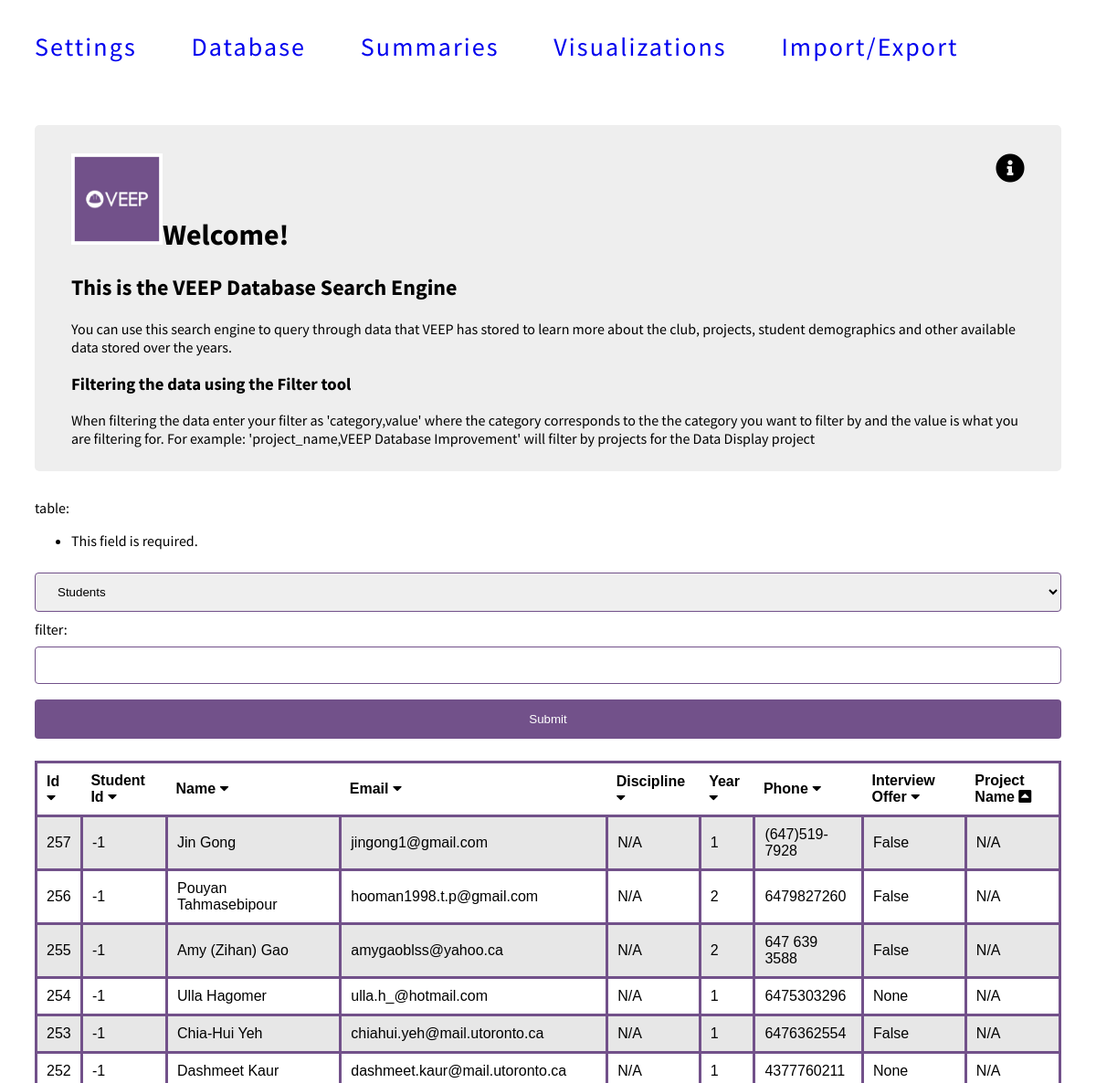
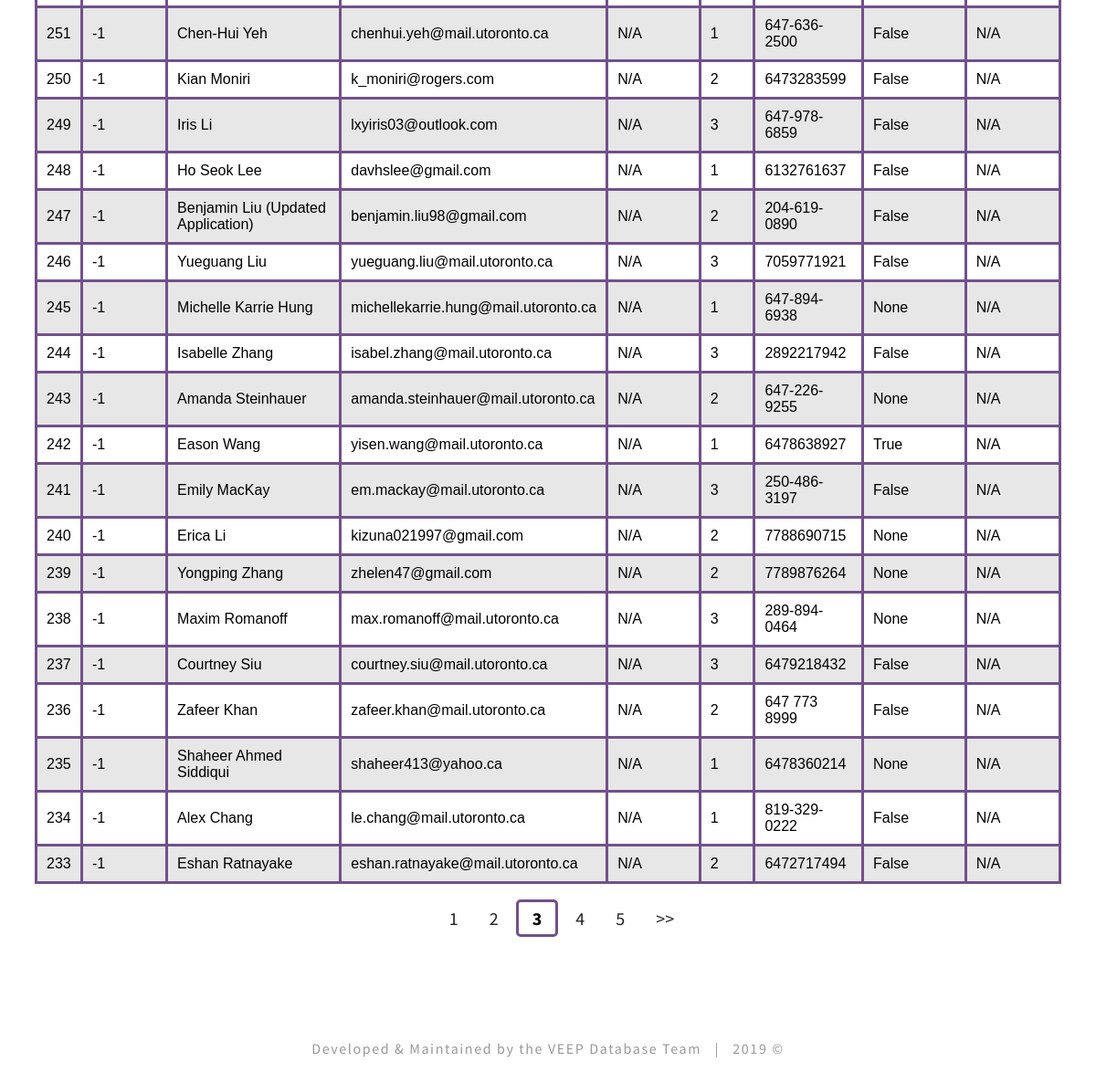
Page /data_display/?page=3 on the committed database (2 pictures, top to bottom).
### data_display/models.py (models this page shows, shortened)
class Students(models.Model):
    student_id = models.IntegerField(default=-1)
    name = models.CharField(max_length=200, default='N/A')
    email = models.CharField(max_length=200, default='N/A')
    discipline = models.CharField(max_length=200, default='N/A')
    year = models.CharField(max_length=200, default='N/A')
    phone = models.CharField(max_length=200, default=-1)
    interview_offer = models.BooleanField(null=True, default=False)
    project_name = models.CharField(max_length=200, default='N/A')

### data_display/views.py (the view)
# urls.py: path('', views.data_display, name="data_display"),
def data_display(request):
    string_display.cache_display_strings(finders.find('string_conversion.json'), app_context)
    sort_by = request.GET.get('sort_by')
    page_number = request.GET.get('page') or 1
    page_number = int(page_number)
    table = request.GET.get('table') or app_context['last_table'] or 'Students'
    if request.method == "GET" and request.GET.get('table'):
        form = QueryTable(request.GET)
        if form.is_valid():
            table = form.cleaned_data['table']
            filter = form.cleaned_data['filter']
            app_context['last_table'] = table
            app_context['last_filter'] = filter
    else:
        use_old_table = {'filter': app_context['last_filter'],
                         'table': app_context['last_table']}
        form = QueryTable(use_old_table)
    if page_number != 1:
        data, table_headers = app_context['last_data'], app_context['last_headers']
    elif sort_by:
        sort_by = toggle_sort(sort_by, app_context)
        data, table_headers = get_objects_by_table_and_sort(table, sort_by)
        app_context['last_data'], app_context['last_headers'] = data, table_headers
    else:
        data, table_headers = get_objects_by_table(table)
        app_context['last_data'], app_context['last_headers'] = data, table_headers
    table_headers = string_display.get_strings_from_cache(table_headers, app_context)
    paginator = Paginator(data, rows_per_page)
    pages = get_pagination_ranges(paginator, page_number)
    subset_data = paginator.page(page_number)
    return render(
        request, 'data_display/database_start_page.html',
        {'data': subset_data, 'table_headers': table_headers, 'pages': pages, 'ui': app_context['ui_obj'], 'form': form}
    )

### data_display/forms.py
class QueryTable(forms.Form):
    table = forms.ChoiceField(label="table",
    choices=[('Students', 'Students'),
             ('Projects', 'Projects'),
             ('Teams', 'Teams'),
             ('Not For Profits', 'Not For Profits')])
    filter = forms.CharField(label="filter", max_length=100, required=False)

### data_display/utils/string_display.py (called while the page is built)
def cache_display_strings(path, context=None):
    with open(path, 'r') as map_file:
        map_obj = json.load(map_file)
    if context:
        context['display_string'] = map_obj

def get_strings_from_cache(string_list, context=None):
    strings_to_update_json = []
    display_strings = []
    for string in string_list:
        column_name = str(string).rsplit('.', 1)[-1]
        if not context or column_name not in context['display_string']:
            strings_to_update_json.append(column_name)
            display_strings.append(strip_and_capitalize(column_name))
        elif context:
            display_strings.append(context['display_string'][column_name])
    if strings_to_update_json:
        path = finders.find('string_conversion.json')
        add_new_string_to_map_file(path, strings_to_update_json)
        cache_display_strings(path, context)
    return display_strings

### data_display/views.py (called while the page is built)
def get_pagination_ranges(paginator, curr_page):
    total_pages = paginator.num_pages
    pages = {'left': [], 'right': [], 'current': curr_page}
    if curr_page - 1 > 1:
        pages['left'] = [curr_page - 2, curr_page - 1]
    if total_pages - curr_page > 1:
        pages['right'] = [curr_page + 1, curr_page + 2]
    return pages

### data_display/templates/data_display/database_start_page.html
{% extends "data_display/base.html" %}
{% block stylesheets %}
{% load staticfiles %}
<link rel="stylesheet" href="{% static 'data_display/style_site.css' %}">
{% endblock stylesheets %}
{% block content %}
<div class="welcome-text">
    <h1 class="floater"><i class="fas fa-info-circle"></i></h1>
    <div>
        <h1><img id="image" src="/media/VEEP_logo.jpg" alt="veep logo" width="100">Welcome!</h1>
        <h2>This is the VEEP Database Search Engine</h2>
        <p> You can use this search engine to query through data that VEEP has stored to
        learn more about the club, projects, student demographics
        and other available data stored over the years.</p>
        <h3>Filtering the data using the Filter tool</h3>
        <p>When filtering the data enter your filter as 'category,value' where the category corresponds to the
        the category you want to filter by and the value is what you are filtering for. For example: 'project_name,VEEP Database Improvement' will filter by projects for the Data Display project </p>
    </div>
</div>
<div>
    <form action= {% url 'data_display' %} method="GET">
        {{ form }}
        <input type = "submit">
    </form>
</div>
<div>
    <table>
        <tr class="col-headers">
            {% for field_name in table_headers %}
                <td><a href="{{ request.path }}?sort_by={{ field_name }}{{ request_headers }}">
                    {{ field_name }}
                    {% if field_name == ui.asc %}
                        <i class="fas fa-caret-square-down"></i>
                    {% elif field_name == ui.desc %}
                        <i class="fas fa-caret-square-up"></i>
                    {% else %}
                        <i class="fas fa-caret-down"></i>
                    {% endif %}
                </a></td>
            {% endfor %}
        </tr>
        {% for datum in data %}
            <tr>
                {% for property in datum %}
                <td> {{ property }} </td>
                {% endfor %}
            </tr>
        {% endfor %}
    </table>
    <div class="pagination">
        <span class="page-links">
            {% if data.has_previous %}
                <a href="?page=1"><span class="page-item"></span></a>
                {% for page in pages.left %}
                    <a href="?page={{ page }}"><span class="page-item">{{ page }}</span></a>
                {% endfor %}
            {% endif %}
            <span class="current">{{ data.number }}</span>
            {% if data.has_next %}
                {% for page in pages.right %}
                    <a href="?page={{ page }}"><span class="page-item">{{ page }}</span></a>
                {% endfor %}
                <a href="?page={{ data.paginator.num_pages }}"><span class="page-item">>></span></a>
            {% endif %}
        </span>
    </div>
</div>
{% endblock content %}

### data_display/static/data_display/style_site.css (style rules this page uses)
#image { top: 500px; }
input[type=text], select { width: 100%; padding: 12px 20px; margin: 9px 0; display: inline-block; border: 1px solid rgb(114, 81, 138); border-radius: 4px; box-sizing: border-box; }
input[type=submit] { width: 100%; background-color: rgb(114, 81, 138); color: white; padding: 14px 20px; margin: 8px 0; border: none; border-radius: 4px; cursor: pointer; }
.welcome-text { margin: 30px 0; background-color: #eeeeee; padding: 10px 40px; border-radius: 5px; }
.welcome-text .floater { float: right; }
tr:nth-child(even) { background-color: rgba(221, 221, 221, 0.692); }
table { font-family: arial, sans-serif; border-collapse: collapse; width: 100%; }
td, th { border: 3px solid rgb(114, 81, 138); text-align: left; padding: 10px; }
.col-headers td { border-left: none; border-right: none; font-weight: bold; }
.col-headers a { text-decoration: none; color: black; width: 100%; height: 100%; display: block; }
.col-headers td:first-child { border-left: 3px solid rgb(114, 81, 138); }
.col-headers td:last-child { border-right: 3px solid rgb(114, 81, 138); }
.pagination { text-align: center; margin: 25px 10px 10px 10px; font-size: 1.25em; }
.pagination .page-item { padding: 5px 15px; border-radius: 5px; }
.pagination a { text-decoration: none; color: #222222; }
span[class='current'] { font-weight: bold; padding: 5px 15px; border-radius: 5px; border: 3px solid rgb(114, 81, 138); box-sizing: border-box; -moz-box-sizing: border-box; -webkit-box-sizing: border-box; }

### data_display/static/data_display/base.css (style rules this page uses)
body { font-family: 'Source Sans Pro', sans-serif; }
body { padding: 10px; }

### data_display/static/data_display/all.css (style rules this page uses)
.fa, .fas, .far, .fal, .fab { -moz-osx-font-smoothing: grayscale; -webkit-font-smoothing: antialiased; display: inline-block; font-style: normal; font-variant: normal; text-rendering: auto; line-height: 1; }
.fa-caret-down:before { content: "\f0d7"; }
.fa-caret-square-up:before { content: "\f151"; }
.fa-info-circle:before { content: "\f05a"; }
.fa, .fas { font-family: 'Font Awesome 5 Free'; font-weight: 900; }

### rows in the picture
Students: datum "257" "-1" "Jin Gong" "jingong1@gmail.com" "N/A" "1" "(647)519-7928" "False" "N/A"
Students: datum "256" "-1" "Pouyan Tahmasebipour" "hooman1998.t.p@gmail.com" "N/A" "2" "6479827260" "False" "N/A"
Students: datum "255" "-1" "Amy (Zihan) Gao" "amygaoblss@yahoo.ca" "N/A" "2" "647 639 3588" "False" "N/A"
Students: datum "254" "-1" "Ulla Hagomer" "ulla.h_@hotmail.com" "N/A" "1" "6475303296" "None" "N/A"
Students: datum "253" "-1" "Chia-Hui Yeh" "chiahui.yeh@mail.utoronto.ca" "N/A" "1" "6476362554" "False" "N/A"
Students: datum "252" "-1" "Dashmeet Kaur" "dashmeet.kaur@mail.utoronto.ca" "N/A" "1" "4377760211" "None" "N/A"
Students: datum "251" "-1" "Chen-Hui Yeh" "chenhui.yeh@mail.utoronto.ca" "N/A" "1" "647-636-2500" "False" "N/A"
Students: datum "250" "-1" "Kian Moniri" "k_moniri@rogers.com" "N/A" "2" "6473283599" "False" "N/A"
Students: datum "249" "-1" "Iris Li" "lxyiris03@outlook.com" "N/A" "3" "647-978-6859" "False" "N/A"
Students: datum "248" "-1" "Ho Seok Lee" "davhslee@gmail.com" "N/A" "1" "6132761637" "False" "N/A"
Students: datum "247" "-1" "Benjamin Liu (Updated Application)" "benjamin.liu98@gmail.com" "N/A" "2" "204-619-0890" "False" "N/A"
Students: datum "246" "-1" "Yueguang Liu" "yueguang.liu@mail.utoronto.ca" "N/A" "3" "7059771921" "False" "N/A"
Students: datum "245" "-1" "Michelle Karrie Hung" "michellekarrie.hung@mail.utoronto.ca" "N/A" "1" "647-894-6938" "None" "N/A"
Students: datum "244" "-1" "Isabelle Zhang" "isabel.zhang@mail.utoronto.ca" "N/A" "3" "2892217942" "False" "N/A"
Students: datum "243" "-1" "Amanda Steinhauer" "amanda.steinhauer@mail.utoronto.ca" "N/A" "2" "647-226-9255" "None" "N/A"
Students: datum "242" "-1" "Eason Wang" "yisen.wang@mail.utoronto.ca" "N/A" "1" "6478638927" "True" "N/A"
Students: datum "241" "-1" "Emily MacKay" "em.mackay@mail.utoronto.ca" "N/A" "3" "250-486-3197" "False" "N/A"
Students: datum "240" "-1" "Erica Li" "kizuna021997@gmail.com" "N/A" "2" "7788690715" "None" "N/A"
Students: datum "239" "-1" "Yongping Zhang" "zhelen47@gmail.com" "N/A" "2" "7789876264" "None" "N/A"
Students: datum "238" "-1" "Maxim Romanoff" "max.romanoff@mail.utoronto.ca" "N/A" "3" "289-894-0464" "None" "N/A"
Students: datum "237" "-1" "Courtney Siu" "courtney.siu@mail.utoronto.ca" "N/A" "3" "6479218432" "False" "N/A"
Students: datum "236" "-1" "Zafeer Khan" "zafeer.khan@mail.utoronto.ca" "N/A" "2" "647 773 8999" "False" "N/A"
Students: datum "235" "-1" "Shaheer Ahmed Siddiqui" "shaheer413@yahoo.ca" "N/A" "1" "6478360214" "None" "N/A"
Students: datum "234" "-1" "Alex Chang" "le.chang@mail.utoronto.ca" "N/A" "1" "819-329-0222" "False" "N/A"
Students: datum "233" "-1" "Eshan Ratnayake" "eshan.ratnayake@mail.utoronto.ca" "N/A" "2" "6472717494" "False" "N/A"

### other values in the picture
{{ field_name }} "Id" "Student Id" "Name" "Email" "Discipline" "Year" "Phone" "Interview Offer" "Project Name"
{{ page }} "1" "2"
{{ data.number }} "3"
{{ page }} "4" "5"
